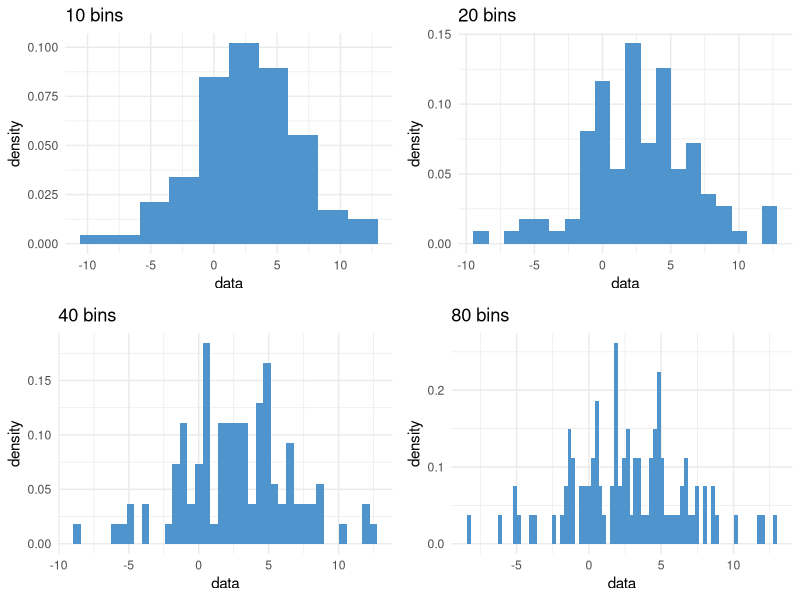
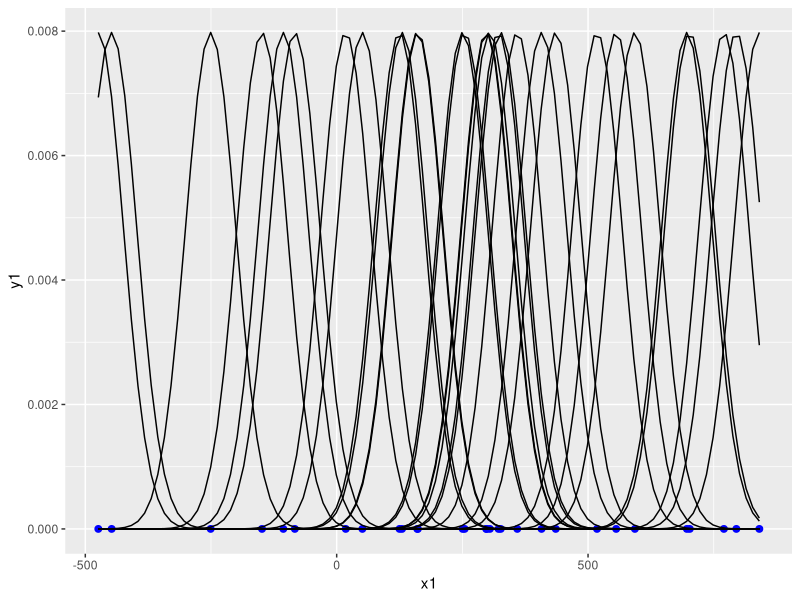
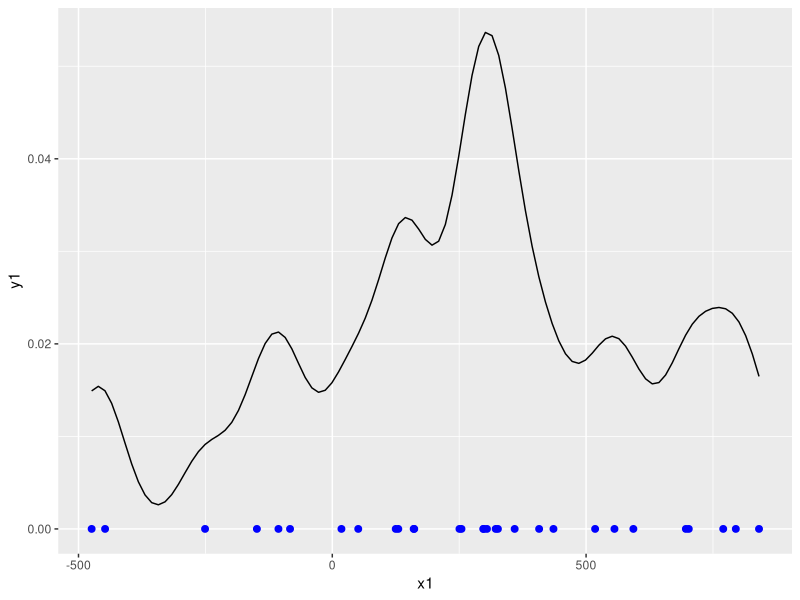
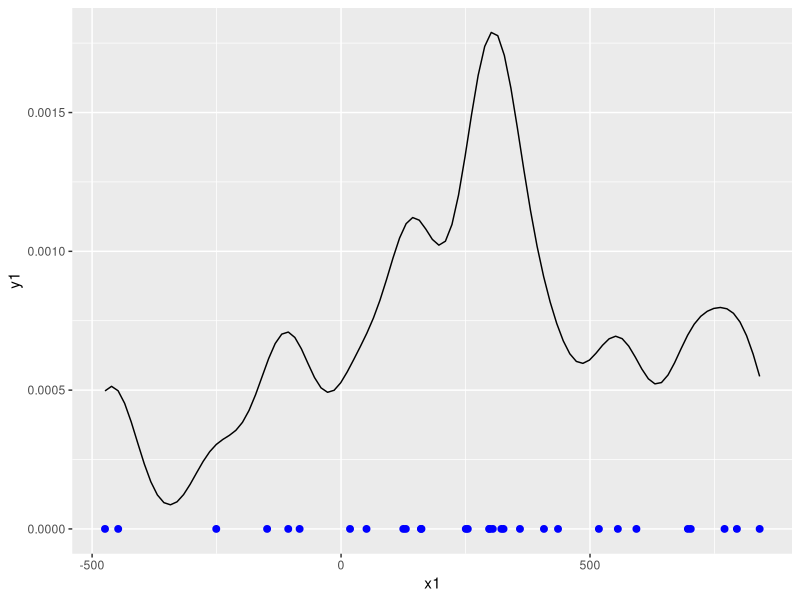
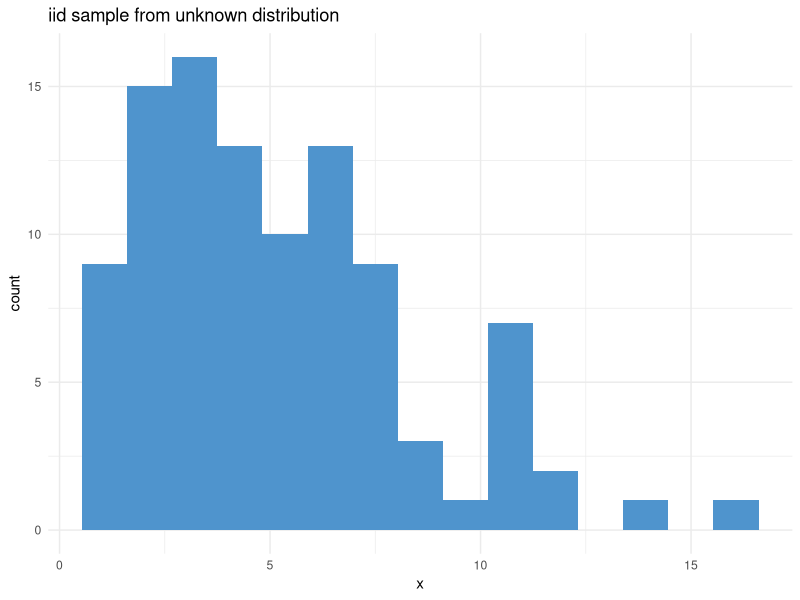

The R source for these figures, in order: (Note: this script raises an error after producing the figures.)
## ---- chunk 1
# this code chunk installs and loads all the libraries you'll need for the activity
packages <- c('ggplot2', 'gridExtra')

miss_pkgs <- packages[!packages %in% installed.packages()[,1]]

if(length(miss_pkgs) > 0){
  install.packages(miss_pkgs)
}

invisible(lapply(packages, library, character.only = TRUE))

rm(miss_pkgs, packages)

set.seed(455)
## ---- chunk 2
set.seed(455)
simdat <- rnorm(n = 100, mean = 2, sd = 4)
# fn borrowed from Son Phan
hist_bins <- function(data, bins) {
  ggplot(mapping = aes(x = data, y=..density..)) +
  geom_histogram(bins = bins, fill = "steelblue3") + 
  ggtitle(sprintf(fmt = "%i bins", bins)) + theme_minimal()
}

grid.arrange(hist_bins(simdat, 10), 
             hist_bins(simdat, 20), 
             hist_bins(simdat, 40), 
             hist_bins(simdat, 80), nrow=2)
## ---- chunk 3
set.seed(10)
x1 <- rnorm(30, mean = 400, sd = 400)
y1 <- rnorm(30, mean = 0, sd = 0)

simdat1 <- data.frame(x1, y1)

#for (q in 1:30){
ggplot(simdat1) +
  geom_point(aes(x = x1, y = y1), color = "blue", size = 2)+
  stat_function(fun = dnorm, args = list(mean = x1[1], sd = 50))+
  stat_function(fun = dnorm, args = list(mean = x1[2], sd = 50))+
  stat_function(fun = dnorm, args = list(mean = x1[3], sd = 50))+
  stat_function(fun = dnorm, args = list(mean = x1[4], sd = 50))+
  stat_function(fun = dnorm, args = list(mean = x1[5], sd = 50))+
  stat_function(fun = dnorm, args = list(mean = x1[6], sd = 50))+
  stat_function(fun = dnorm, args = list(mean = x1[7], sd = 50))+
  stat_function(fun = dnorm, args = list(mean = x1[8], sd = 50))+
  stat_function(fun = dnorm, args = list(mean = x1[9], sd = 50))+
  stat_function(fun = dnorm, args = list(mean = x1[10], sd = 50))+
  stat_function(fun = dnorm, args = list(mean = x1[11], sd = 50))+
  stat_function(fun = dnorm, args = list(mean = x1[12], sd = 50))+
  stat_function(fun = dnorm, args = list(mean = x1[13], sd = 50))+
  stat_function(fun = dnorm, args = list(mean = x1[14], sd = 50))+
  stat_function(fun = dnorm, args = list(mean = x1[15], sd = 50))+
  stat_function(fun = dnorm, args = list(mean = x1[16], sd = 50))+
  stat_function(fun = dnorm, args = list(mean = x1[17], sd = 50))+
  stat_function(fun = dnorm, args = list(mean = x1[18], sd = 50))+
  stat_function(fun = dnorm, args = list(mean = x1[19], sd = 50))+
  stat_function(fun = dnorm, args = list(mean = x1[20], sd = 50))+
  stat_function(fun = dnorm, args = list(mean = x1[21], sd = 50))+
  stat_function(fun = dnorm, args = list(mean = x1[22], sd = 50))+
  stat_function(fun = dnorm, args = list(mean = x1[23], sd = 50))+
  stat_function(fun = dnorm, args = list(mean = x1[24], sd = 50))+
  stat_function(fun = dnorm, args = list(mean = x1[25], sd = 50))+
  stat_function(fun = dnorm, args = list(mean = x1[26], sd = 50))+
  stat_function(fun = dnorm, args = list(mean = x1[27], sd = 50))+
  stat_function(fun = dnorm, args = list(mean = x1[28], sd = 50))+
  stat_function(fun = dnorm, args = list(mean = x1[29], sd = 50))+
  stat_function(fun = dnorm, args = list(mean = x1[30], sd = 50))
#}
## ---- chunk 4
eq <- function(x){
  dnorm(x, mean = x1[1], sd = 50)+
  dnorm(x, mean = x1[2], sd = 50)+
  dnorm(x, mean = x1[3], sd = 50)+
  dnorm(x, mean = x1[4], sd = 50)+
  dnorm(x, mean = x1[5], sd = 50)+
  dnorm(x, mean = x1[6], sd = 50)+
  dnorm(x, mean = x1[7], sd = 50)+
  dnorm(x, mean = x1[8], sd = 50)+
  dnorm(x, mean = x1[9], sd = 50)+
  dnorm(x, mean = x1[10],sd = 50)+
  dnorm(x, mean = x1[11], sd = 50)+
  dnorm(x, mean = x1[12], sd = 50)+
  dnorm(x, mean = x1[13], sd = 50)+
  dnorm(x, mean = x1[14], sd = 50)+
  dnorm(x, mean = x1[15], sd = 50)+
  dnorm(x, mean = x1[16], sd = 50)+
  dnorm(x, mean = x1[17], sd = 50)+
  dnorm(x, mean = x1[18], sd = 50)+
  dnorm(x, mean = x1[19], sd = 50)+
  dnorm(x, mean = x1[20], sd = 50)+  
  dnorm(x, mean = x1[21], sd = 50)+
  dnorm(x, mean = x1[22], sd = 50)+
  dnorm(x, mean = x1[23], sd = 50)+
  dnorm(x, mean = x1[24], sd = 50)+
  dnorm(x, mean = x1[25], sd = 50)+
  dnorm(x, mean = x1[26], sd = 50)+
  dnorm(x, mean = x1[27], sd = 50)+
  dnorm(x, mean = x1[28], sd = 50)+
  dnorm(x, mean = x1[29], sd = 50)+
  dnorm(x, mean = x1[30], sd = 50)
}
ggplot(simdat1) +
  geom_point(aes(x = x1, y = y1), color = "blue", size = 2)+
  stat_function(fun=eq)
## ---- chunk 5
kde <- function(x){
  eq(x)/30
}
ggplot(simdat1) +
  geom_point(aes(x = x1, y = y1), color = "blue", size = 2)+
  stat_function(fun=kde)
## ---- chunk 6
#simulate data, make it impossible to see this code
set.seed(455)
asimdat <- rchisq(n = 100, df = 5)
asimdat <- data.frame(x = asimdat)
## ---- chunk 7
ggplot(asimdat, aes(x=x)) +
  geom_histogram(bins = 15, fill = "steelblue3") +
  theme_minimal() + ggtitle("iid sample from unknown distribution")
## ---- chunk 8
my_est <- function(x, xi = 5, h = 0.5){
  # put your estimate here!
   1/((100 * h) *sqrt(2*pi)) * exp(-1/2 * ((x - xi)/h)^2) 
}


# to get the whole kde estimate, sum my_est over each s
kern <- matrix(ncol = 100, nrow = 100)
kde <- function(x, x_i = 5, h = 0.5){
  for(i in 1:100){
    kern[i, ] <- my_est(x = asimdat$x, x_i = asimdat$x[i], h = h)
  }
  colSums(kern)
}


# uncomment lines in this ggplot code as you finish the functions below

ggplot(asimdat, aes(x=x)) +
  theme_minimal() +
  geom_density() +   # generic geom_density
  geom_density(bw = 0.5, kernel = "gaussian", color = "blue") + #closer to your estimator
  stat_function(fun = my_est, color = "red")  + # your estimate at s = 5
  geom_line(aes(x = x, y = kde(x)), color = "pink") + # and your overall estimate!
  NULL 
## ---- chunk 9
gaus <- ggplot(mapping = aes(x = simdat, y=..density..)) +
  geom_histogram(bins = 10, fill = "steelblue3") + theme_minimal() +
  geom_density(kernel = "gaussian", bw = 0.3, color = "pink", size = 1) +
  ggtitle("Gaussian Kernel")

e <- ggplot(mapping = aes(x = simdat, y=..density..)) +
  geom_histogram(bins = 10, fill = "steelblue3") + theme_minimal() +
  geom_density(kernel = "epanechnikov", bw = 0.3, color = "pink", size = 1) +
  ggtitle("Epanechnikov Kernel")

tri <- ggplot(mapping = aes(x = simdat, y=..density..)) +
  geom_histogram(bins = 10, fill = "steelblue3") + theme_minimal() +
  geom_density(kernel = "triangular", bw = 0.3, color = "pink", size = 1) +
  ggtitle("Triangular Kernel")

rect <- ggplot(mapping = aes(x = simdat, y=..density..)) +
  geom_histogram(bins = 10, fill = "steelblue3") + theme_minimal() +
  geom_density(kernel = "rectangular", bw = 0.3, color = "pink", size = 1) +
  ggtitle("Rectangular Kernel")

grid.arrange(gaus, e, tri, rect, nrow=2)
## ---- chunk 10
gaus25 <- ggplot(mapping = aes(x = simdat, y=..density..)) +
  geom_histogram(bins = 10, fill = "steelblue3") + theme_minimal() +
  geom_density(kernel = "gaussian", bw = 0.25, color = "pink", size = 1) +
  ggtitle("Gaussian Kernel, bandwith = 0.25")

gaus50 <- ggplot(mapping = aes(x = simdat, y=..density..)) +
  geom_histogram(bins = 10, fill = "steelblue3") + theme_minimal() +
  geom_density(kernel = "gaussian", bw = 0.50, color = "pink", size = 1) +
  ggtitle("Gaussian Kernel, bandwith = 0.50")

gaus75 <- ggplot(mapping = aes(x = simdat, y=..density..)) +
  geom_histogram(bins = 10, fill = "steelblue3") + theme_minimal() +
  geom_density(kernel = "gaussian", bw = 0.75, color = "pink", size = 1) +
  ggtitle("Gaussian Kernel, bandwith = 0.75")

gaus1 <- ggplot(mapping = aes(x = simdat, y=..density..)) +
  geom_histogram(bins = 10, fill = "steelblue3") + theme_minimal() +
  geom_density(kernel = "gaussian", bw = 1, color = "pink", size = 1) +
  ggtitle("Gaussian Kernel, bandwith = 1")

grid.arrange(gaus25, gaus50, gaus75, gaus1, nrow=2)
## ---- chunk 11
ggplot(asimdat, aes(x = x, y = kde(h = 2))) +
  geom_line()
